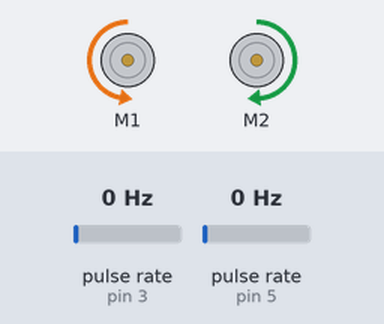
Bench run of a sketch on a simulated Arduino Uno, built with avr-gcc and run on an emulated ATmega328P. Shown: 2 × DC motor (green arrow = forward, orange = backward, longer = faster). Wiring (inferred from the names in the program): 2 × pulse sensor: data pin 3 / data pin 5. The test bench sets the inputs (shaded band); at power-on: pulse rate (sensors on pin 3, pin 5) 0 Hz.

Above: at 1.2 s.
1.3 s: pulse rate (sensor on pin 3) set to 4 Hz
At 1.7 s:
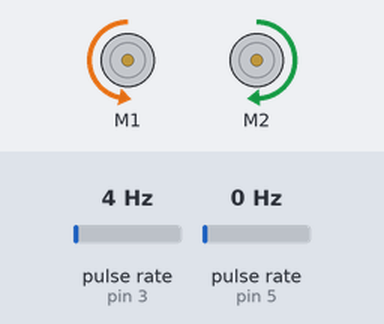
4.3 s: pulse rate (sensor on pin 5) set to 100 Hz
7.3 s: pulse rate (sensor on pin 3) set to 117 Hz
10.3 s: pulse rate (sensor on pin 3) set to 125 Hz
At 11.2 s:
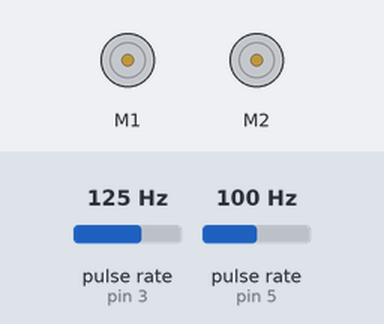
Timing chart, 0 to 12.9 s (numbered marks = the images above; inputs shaded):
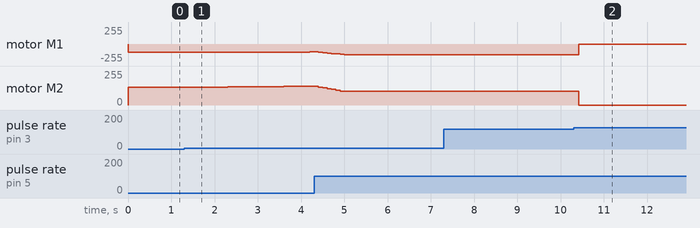

The sketch:

RotationControl.ino
```cpp
#include "DualVNH5019MotorShield.h"
#include "PinChangeInterrupt.h"
#include "PID_v1.h"

#define LEFT_ENCODER 3 //left motor encoder A to pin 3
#define RIGHT_ENCODER 5 //right motor encoder A to pin 5
#define inputB 10 //right motor speed input
#define inputA 9; //left motor speed input

DualVNH5019MotorShield md;

double leftEncoderValue = 0;
double rightEncoderValue = 0;
double difference;
double Setpoint, Input, Output;
//double Kp=1.7, Ki=0, Kd=0;
//562.25 square wave = one revolution
PID myPID(&leftEncoderValue, &Output, &rightEncoderValue, 0.50, 0, 0, DIRECT);
//PID(&input, &output, &setpoint, Kp, Ki, Kd, Direction)
//Parameters: Input - the variable we are trying to control
//          : Output - the variable that willl be adjusted by PID
//          : Setpoint - the value we want the input to maintain
//          : Direction - either DIRECT or REVERSE
void setup() {
  // put your setup code here, to run once:
  Serial.begin(9600);
  //md = new DualVNH5019MotorShield();
  md.init();
  pinMode (LEFT_ENCODER, INPUT); //set digital pin 3 as input
  pinMode (RIGHT_ENCODER, INPUT); //set digital pin 5 as input
  attachPCINT(digitalPinToPCINT(LEFT_ENCODER), leftEncoderInc, HIGH);
  attachPCINT(digitalPinToPCINT(RIGHT_ENCODER), rightEncoderInc, HIGH);
  myPID.SetOutputLimits(-50,50);
  myPID.SetMode(AUTOMATIC);

}

void loop() {
  // put your main code here, to run repeatedly:
//  md.setSpeeds(-(210+Output),200-Output);
//
//  myPID.Compute();
//
//  Serial.print("Left:");
//  Serial.print(leftEncoderValue);
//  Serial.print(", Right:");
//  Serial.print(rightEncoderValue);
//  Serial.print(", Diff:");
//  Serial.println(Output);
//
//  if((leftEncoderValue >= 785.00) || (rightEncoderValue >= 785.00)) {
//    md.setBrakes(400,400);
//    shutdown();
//  }

  rotateLeft(90);
}
void leftEncoderInc(void){
  leftEncoderValue++;
  }


void rightEncoderInc(void){
  rightEncoderValue++;
}

int rotateLeft(double angle) {

  leftEncoderValue = 0, rightEncoderValue = 0;
  Output = 0;
  double target_Tick = 0;
  if (angle <= 90) target_Tick = angle * 8.65; //8.96
  else if (angle <=180 ) target_Tick = angle * 9.1;    //tune 180
  else if (angle <=360 ) target_Tick = angle * 8.95;
  else target_Tick = angle * 8.9;

  while (leftEncoderValue < target_Tick ) {
    myPID.Compute();
    md.setSpeeds(-(200+Output), (210-Output));
  }
  //md.setBrakes(385, 400);
  md.setBrakes(400,379);
  shutdown();
}

void shutdown()
{
 // optionally do stop motors dim the LED's etc.
 // Serial.print("stopped");  // or other warning
 while(1);
}
```

Measured:
- the behaviour switches between 121 and 122 Hz on pulse rate (sensor on pin 3) (found by bisection; images 1 and 2)
- after the input at 1.3 s, motor M1: moves from backward 127/255 to backward 119/255 over 2.7 s, starting after 0.20 s; motor M2: moves from forward 133/255 to forward 140/255 over 2.2 s, starting after 0.30 s
- after the input at 7.3 s, every drawn part: stays the same
